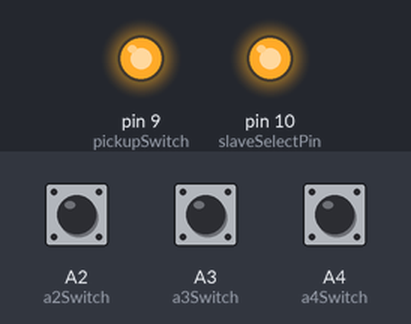
A sketch run on a simulated Arduino Uno, built with avr-gcc and run on an emulated ATmega328P. Parts: output pins drawn as LEDs (lit = HIGH). Dashed ring = blinking. The test bench sets the inputs (shaded band); at power-on: A2 (a2Switch) LOW, A3 (a3Switch) LOW, A4 (a4Switch) LOW.

Above: at 1.2 s.
1.3 s: A2 (a2Switch) pulled HIGH for 0.15 s
At 2.1 s:
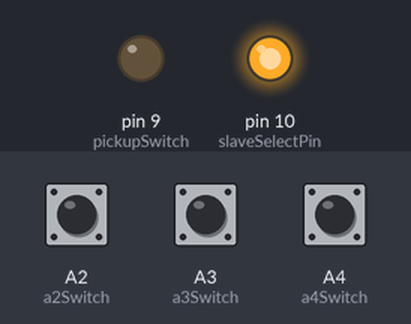
4.4 s: A3 (a3Switch) pulled HIGH for 1 s
At 4.64 s:
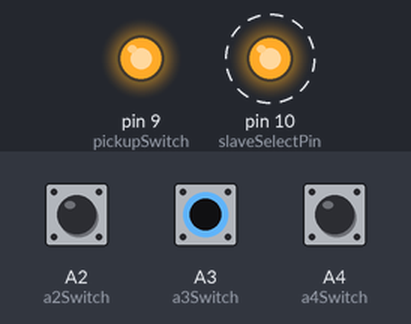
7.4 s: A4 (a4Switch) pulled HIGH for 0.15 s
At 8.4 s:
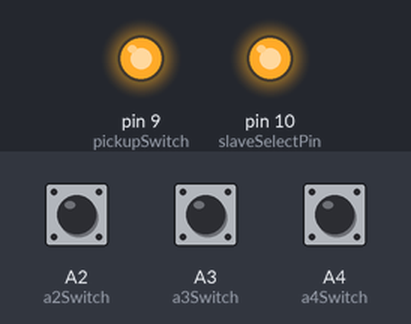
9.1 s: A4 (a4Switch) pulled HIGH for 3.2 s
At 9.5 s:
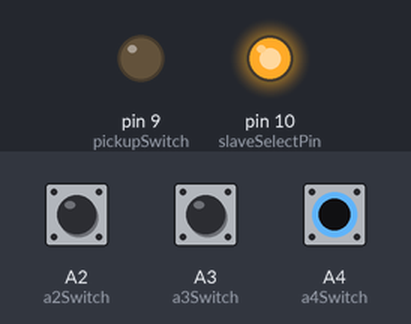
13.8 s: A2 (a2Switch) pulled HIGH for 1 s
At 17.5 s:
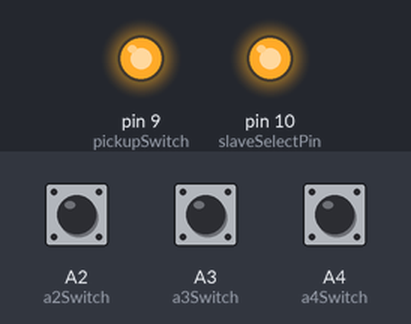
17.8 s: A3 (a3Switch) driven HIGH and A4 (a4Switch) driven HIGH
At 18.16 s:
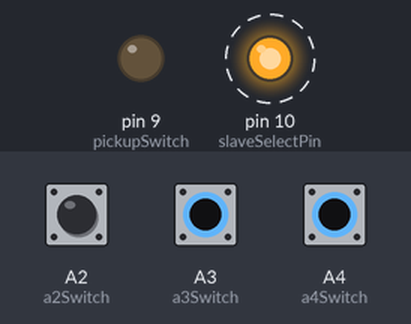
Timing chart, 0 to 21.8 s (numbered marks = the images above; inputs shaded):
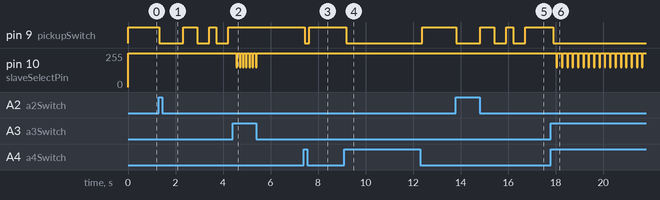

Measured:
- after the input at 1.3 s, pin 9 (pickupSwitch): goes LOW 1.0 s, HIGH 0.60 s, LOW 0.50 s, HIGH 0.30 s, LOW 0.50 s, then HIGH, starting at once
- after the input at 4.4 s, pin 10 (slaveSelectPin): alternates 255/255 for 0.10 s and 150/255 for 0.04 s, 14 changes in all, then stays 255/255, starting after 0.16 s
- after the input at 7.4 s, pin 9 (pickupSwitch): HIGH → LOW at once, → HIGH 0.20 s later
- after the input at 9.1 s, pin 9 (pickupSwitch): HIGH → LOW after 0.08 s, → HIGH 3.2 s later
- after the input at 13.8 s, pin 9 (pickupSwitch): goes LOW 1.0 s, HIGH 0.60 s, LOW 0.50 s, HIGH 0.30 s, LOW 0.50 s, then HIGH, starting at once
- after the input at 17.8 s, pin 9 (pickupSwitch): HIGH → LOW after 0.09 s; pin 10 (slaveSelectPin): alternates 255/255 for 0.19 s and 150/255 for 0.04 s, starting after 0.23 s

The sketch:

reel-B.ino
```cpp
#include <SPI.h>
// MCP4921 12-Bit DAC with SPI™ Interface
// http://ww1.microchip.com/downloads/en/DeviceDoc/21897a.pdf

const int slaveSelectPin = 10; // set pin 10 as the slave select
const int pickupSwitch = 9;
const int a2Switch =  A2;
const int a3Switch = A3;
const int a4Switch = A4;
int buttonPressed = false;

int i = 819;


// 시마노 릴 콘트롤 용 코드
// 은성 릴과 달리 버튼을 콘트롤 하기위해선
// High -> Low가 아닌 Low -> High 전압을 걸어줘야 해서
// 회로에서 p-ch Mosfet을 사용하였고
// 감기 동작을 가변저항으로 구현 해놓은 시마노 릴을 동작시키기 위해
// 공대형 회로에서는 12bit DAC와 기본 초기 전압을 잡아줄 수 있는 voltage divder (7.5k + 2.5k) 를 사용
// 이때 DAC MCP4921의 source / sink 전류에 주의해서 저항값을 정해야만 했다.
// 은성 릴보다 훨씬 어려웠다..


void setup() {
  pinMode (slaveSelectPin, OUTPUT);
  pinMode(pickupSwitch, OUTPUT);
  digitalWrite(pickupSwitch, HIGH);

  SPI.begin();
  SPI.setBitOrder(MSBFIRST);
  DAC_Write(819);
}


void loop() {

 // 공격적인 물고기 패턴
 if (digitalRead(a2Switch) == HIGH) {
  // 12bits dac 0~4095
  longWinding();
  delay(500);
  shortWinding();
  delay(200);
  shortWinding();
  delay(200);


 } else {
  //DAC_Write(819);
 }

 // 예민한 물고기용 패턴
 if(digitalRead(a3Switch) == HIGH)
 {
  for (int i = 819; i < 2400; i++)
  {
    DAC_Write(i);
    //delay(10);
  }
  delay(100);
  }

  else
  {
    DAC_Write(819);
    delay(100);
  }


 // 고기가 물렸을 때
 if(digitalRead(a4Switch) == HIGH)
  {
digitalWrite(pickupSwitch, LOW);
digitalWrite(pickupSwitch, LOW);
  delay(100);
  }

  else
  {

    digitalWrite(pickupSwitch, HIGH);
    digitalWrite(pickupSwitch, HIGH);

    delay(10);
  }


}


// 819 is default

void shortWinding()
{
  digitalWrite(pickupSwitch, LOW);
  delay(500);
  digitalWrite(pickupSwitch, HIGH);
  delay(100);
}

void longWinding()
{
  digitalWrite(pickupSwitch, LOW);
  delay(1000);
  digitalWrite(pickupSwitch, HIGH);
  delay(100);
}

void DAC_Shutdown(){
byte data = 0;
digitalWrite(slaveSelectPin, LOW);
data = 0b00100000; // Config bits: Gain 1x, Shutdown
SPI.transfer(data);
SPI.transfer(data);
digitalWrite(slaveSelectPin, HIGH);
}

void DAC_Write(int outputValue){
byte data = 0;

digitalWrite(slaveSelectPin, LOW);
data = highByte(outputValue);
data = 0b00001111 & data; // First 4 data bits
data = 0b00110000 | data; // Config bits: Gain 1x, Enable
SPI.transfer(data); // 4 Config bits and First 4 data bits.
data = lowByte(outputValue);
SPI.transfer(data); // Last 8 data bits
digitalWrite(slaveSelectPin, HIGH);
}
```
